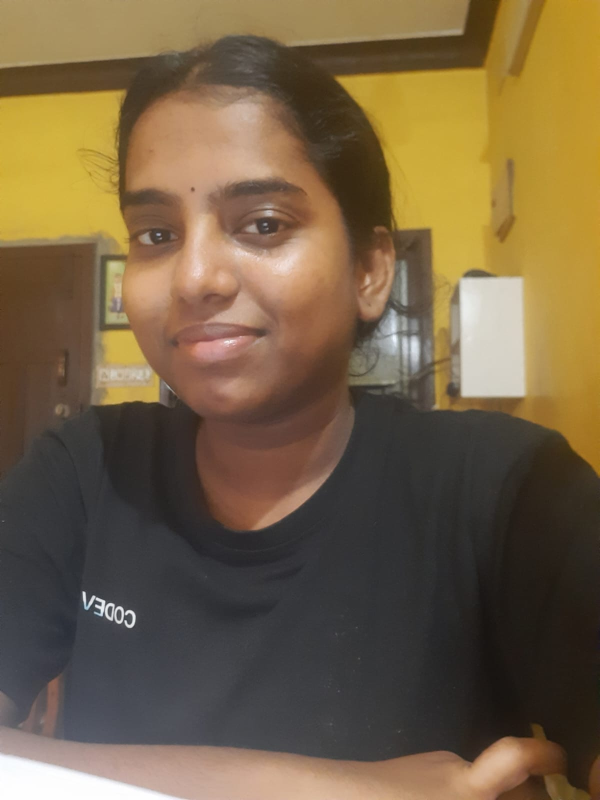
#> input picture Module-2/raw_captures/Capture_1.jpeg, 1200 x 1600 px, found by its file name (shown at 1/2 size)
$ jupyter execute Task8.ipynb
#> lines starting #> are read from the running program, lines starting #| are printed output that depends on the picture
# Face Detection

### Import Required Libraries

[cell 1]
import cv2
import matplotlib.pyplot as plt

### Load Image

[cell 2]
image = cv2.imread("Documents/AIML-Assessment/Module-2/raw_captures/Capture_1.jpeg")
#> image is the input picture: shape (1600, 1200, 3); mean B, G, R 68.8, 97.1, 116.4
image_rgb = cv2.cvtColor(image, cv2.COLOR_BGR2RGB)
gray = cv2.cvtColor(image, cv2.COLOR_BGR2GRAY)
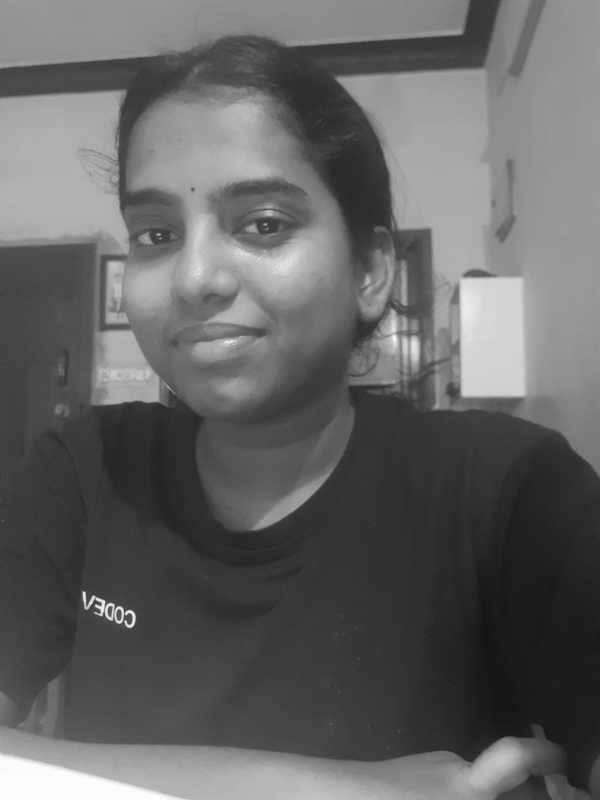
#> gray: shape (1600, 1200) (shown at 1/2 size); min 19, max 255, mean 99.6

### Load Haar Cascade

[cell 3]
cascade_path = cv2.data.haarcascades + "haarcascade_frontalface_default.xml"
face_cascade = cv2.CascadeClassifier(cascade_path)

### Detect Faces

[cell 4]
faces = face_cascade.detectMultiScale(gray,scaleFactor=1.1,minNeighbors=5,minSize=(30, 30))
#> faces = [[128, 217, 599, 599]]
print("Faces: ",len(faces))
#| Faces:  1

### Display the Detection

[cell 5]
print(faces)
#| [[128 217 599 599]]

[cell 6]
x,y,w,h = 124,234,568,568
for (x, y, w, h) in faces:
    cv2.rectangle(image_rgb, (x, y), (x+w, y+h), (0, 255, 0), 2)
#> this loop made 1 pass
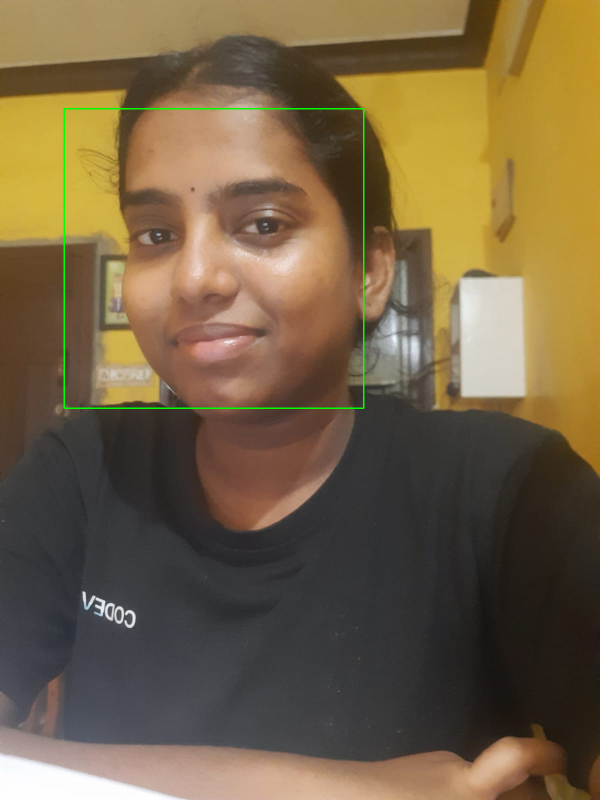
#> image_rgb: shape (1600, 1200, 3) (shown at 1/2 size); mean R, G, B 116, 97.7, 68.6
plt.imshow(image_rgb)

$ run again, with Module-2/raw_captures/Capture_2.jpeg copied over Module-2/raw_captures/Capture_1.jpeg
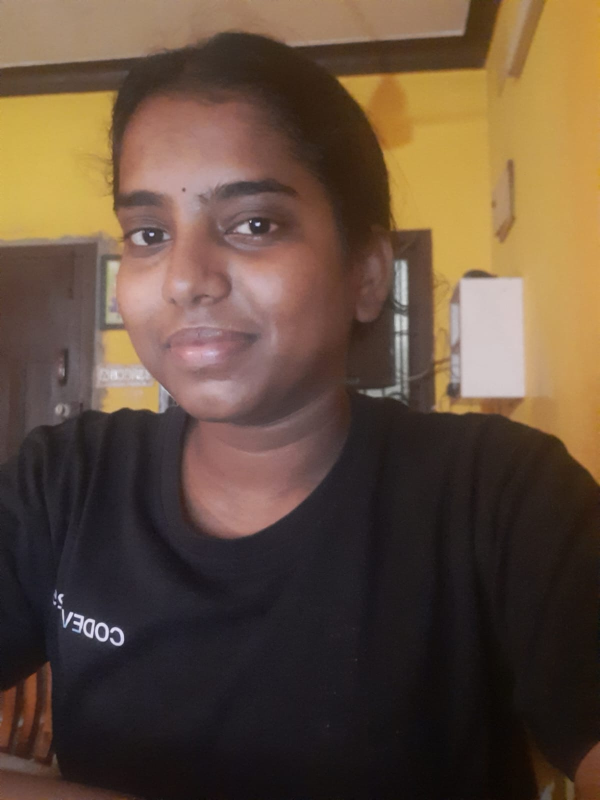
#> input picture Module-2/raw_captures/Capture_2.jpeg, 1200 x 1600 px, found by its file name (shown at 1/2 size)
#> image is the input picture: shape (1600, 1200, 3); mean B, G, R 60.4, 77.1, 97.8
#> `gray = cv2.cvtColor(image, cv2.COLOR_BGR2GRAY)`:
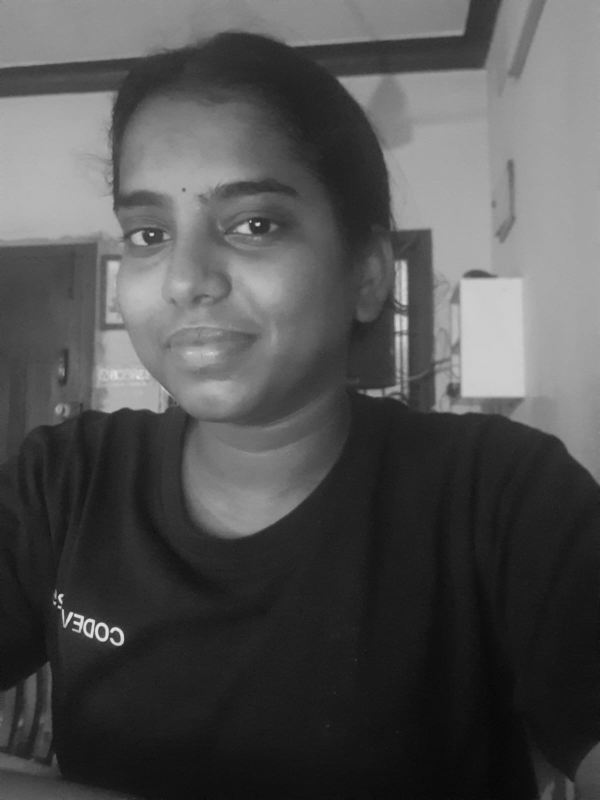
#> gray: shape (1600, 1200) (shown at 1/2 size); min 5, max 231, mean 81.4
#> faces = [[124, 234, 568, 568]]
#| Faces:  1
#| [[124 234 568 568]]
#> the loop `for (x, y, w, h) in faces:` made 1 pass
#> after the loop `for (x, y, w, h) in faces:`:
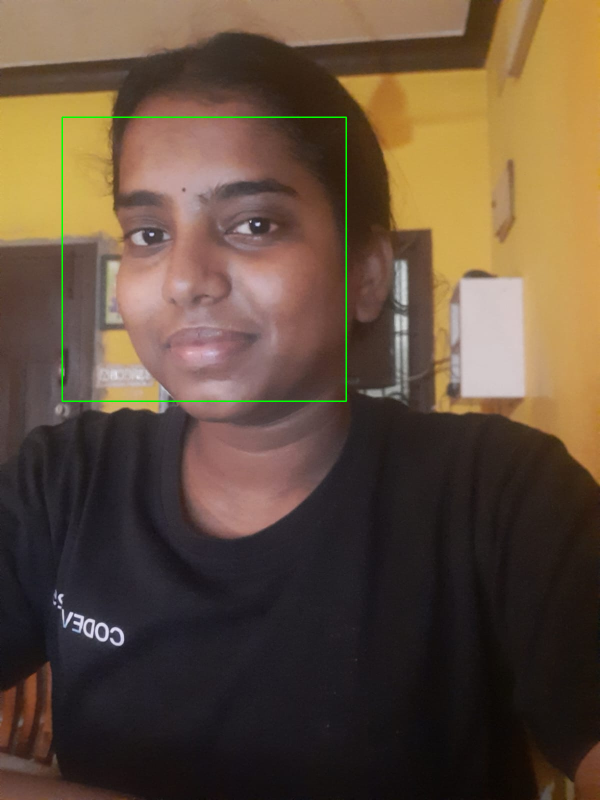
#> image_rgb: shape (1600, 1200, 3) (shown at 1/2 size); mean R, G, B 97.4, 77.7, 60.2

$ run again, with Module-2/raw_captures/Capture_3.jpeg copied over Module-2/raw_captures/Capture_1.jpeg
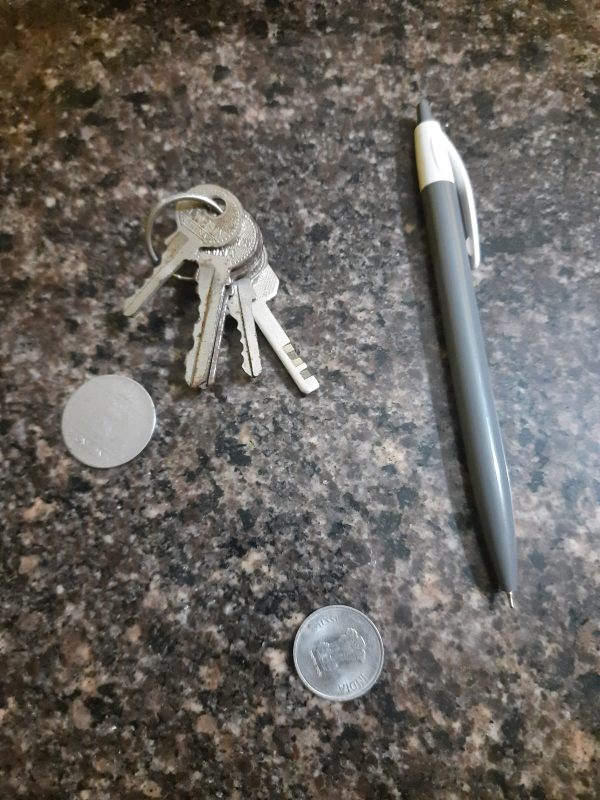
#> input picture Module-2/raw_captures/Capture_3.jpeg, 1200 x 1600 px, found by its file name (shown at 1/2 size)
#> image is the input picture: shape (1600, 1200, 3); mean B, G, R 95.1, 100.5, 104.3
#> `gray = cv2.cvtColor(image, cv2.COLOR_BGR2GRAY)`:
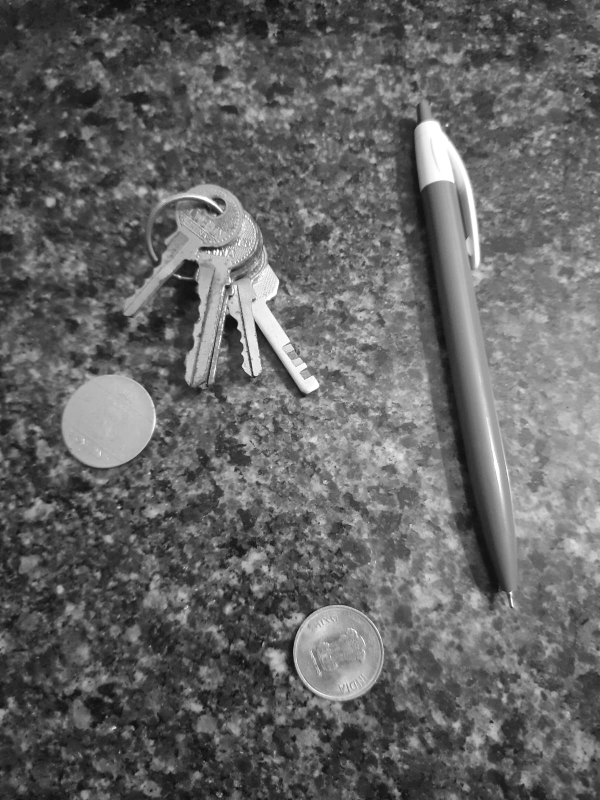
#> gray: shape (1600, 1200) (shown at 1/2 size); min 1, max 255, mean 101
#> faces = [[1128, 344, 50, 50], [803, 786, 67, 67]]
#| Faces:  2
#| [[1128  344   50   50]
#|  [ 803  786   67   67]]
#> the loop `for (x, y, w, h) in faces:` made 2 passes
#> after the loop `for (x, y, w, h) in faces:`:
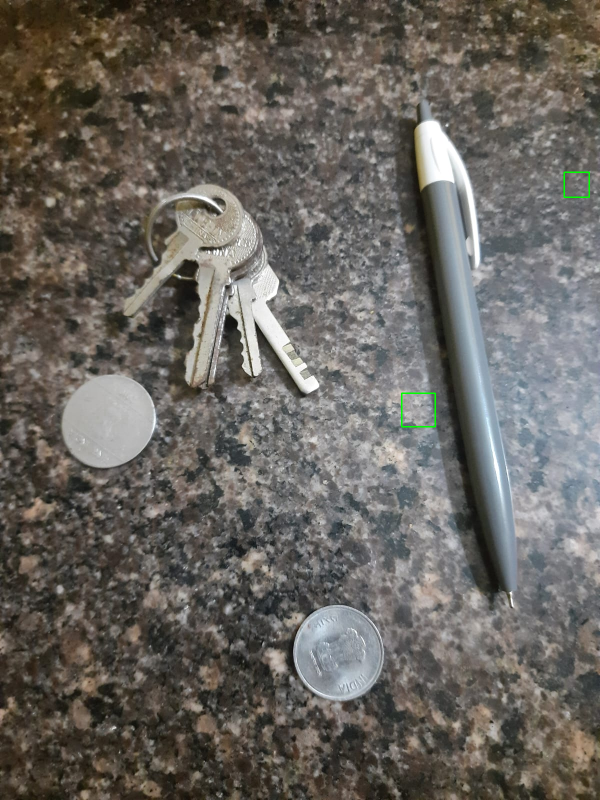
#> image_rgb: shape (1600, 1200, 3) (shown at 1/2 size); mean R, G, B 104.2, 100.6, 95.1
